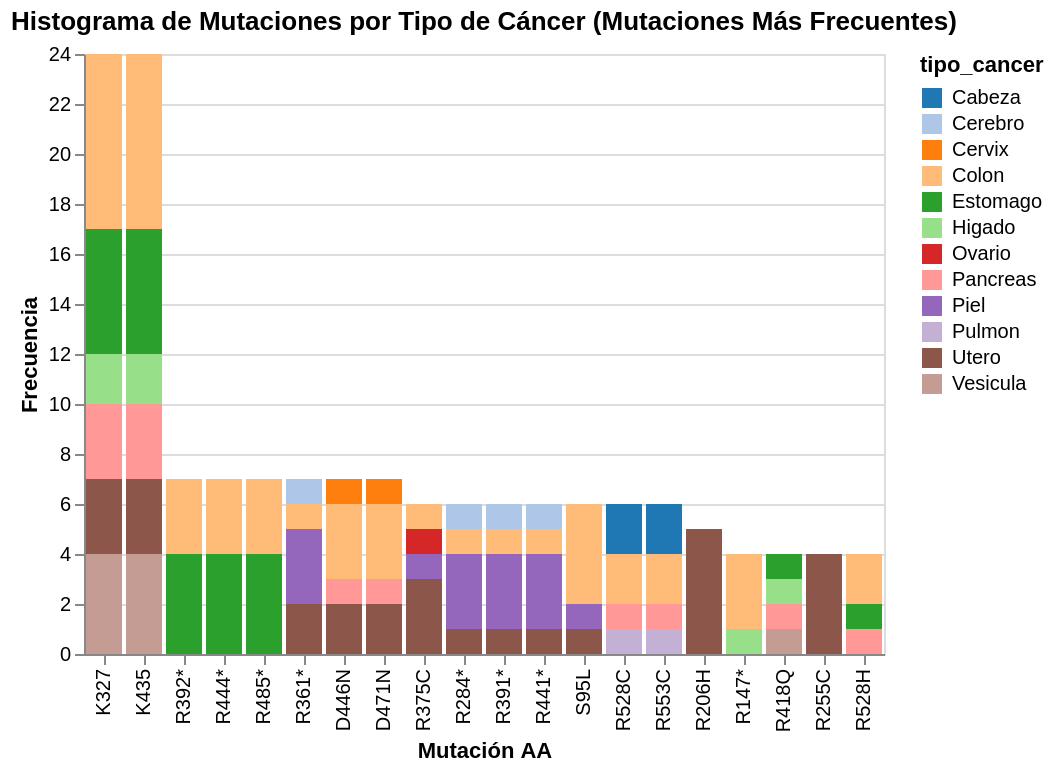

This figure's notebook cell:
### Code cell
import pandas as pd
import altair as alt


# Calcular las frecuencias de las mutaciones
frecuencias = df_cancer['aa_mutation'].value_counts().reset_index()
frecuencias.columns = ['aa_mutation', 'frecuencia']

# Filtrar las mutaciones más frecuentes (por ejemplo, las 10 más frecuentes)
top_n = 20  # Cambia este valor según lo que necesites
mutaciones_frecuentes = frecuencias.nlargest(top_n, 'frecuencia')

# Filtrar el DataFrame original para incluir solo las mutaciones más frecuentes
df_filtrado = df_cancer[df_cancer['aa_mutation'].isin(mutaciones_frecuentes['aa_mutation'])]

# Crear el histograma
histograma = alt.Chart(df_filtrado).mark_bar().encode(
    x=alt.X('aa_mutation:N', title='Mutación AA', sort='-y'),
    y=alt.Y('count():Q', title='Frecuencia'),
    color=alt.Color('tipo_cancer:N', scale=alt.Scale(scheme='category20')),
    tooltip=['tipo_cancer:N', 'aa_mutation:N', 'count():Q']
).properties(
    title='Histograma de Mutaciones por Tipo de Cáncer (Mutaciones Más Frecuentes)'
)

# Mostrar el gráfico
histograma

### Figure 1 — Vega-Lite specification as saved in the notebook (floating-point values rounded to 4 significant figures; data arrays with more than 128 entries replaced by an {"elided": "..."} marker saying what was removed)
{"config": {"view": {"continuousWidth": 300, "continuousHeight": 300}}, "data": {"name": "data-9ea6c4d3ee5d46797ba69b3d3beff84c"}, "mark": {"type": "bar"}, "encoding": {"color": {"field": "tipo_cancer", "scale": {"scheme": "category20"}, "type": "nominal"}, "tooltip": [{"field": "tipo_cancer", "type": "nominal"}, {"field": "aa_mutation", "type": "nominal"}, {"aggregate": "count", "type": "quantitative"}], "x": {"field": "aa_mutation", "sort": "-y", "title": "Mutación AA", "type": "nominal"}, "y": {"aggregate": "count", "title": "Frecuencia", "type": "quantitative"}}, "title": "Histograma de Mutaciones por Tipo de Cáncer (Mutaciones Más Frecuentes)", "$schema": "https://vega.github.io/schema/vega-lite/v5.17.0.json", "datasets": {"data-9ea6c4d3ee5d46797ba69b3d3beff84c": {"elided": "153 records"}}}
